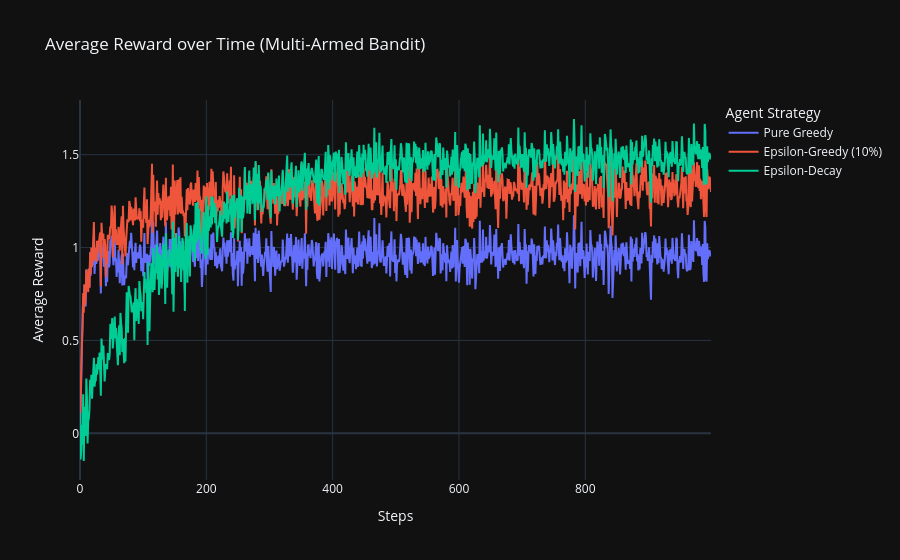

Notebook source saved alongside this figure:
### Markdown cell above
# Analysis

### Code cell
fig_reward = go.Figure()

for name, df in experiments.items():
    fig_reward.add_trace(go.Scatter(
        y=df['Average_Reward'],
        mode='lines',
        name=name,
        line=dict(width=2)
    ))

fig_reward.update_layout(
    title="Average Reward over Time (Multi-Armed Bandit)",
    xaxis_title="Steps",
    yaxis_title="Average Reward",
    legend_title="Agent Strategy",
    hovermode="x unified" # This is the magic Plotly setting that shows all values on hover!
)

fig_reward.show()

### Figure 1 — Plotly figure (JSON) as saved in the notebook; plotly's stock layout.template omitted (floating-point values rounded to 4 significant figures; data arrays with more than 128 entries replaced by an {"elided": "..."} marker saying what was removed)
{"data": [{"line": {"width": 2}, "mode": "lines", "name": "Pure Greedy", "type": "scatter", "y": {"elided": "1000 float values"}}, {"line": {"width": 2}, "mode": "lines", "name": "Epsilon-Greedy (10%)", "type": "scatter", "y": {"elided": "1000 float values"}}, {"line": {"width": 2}, "mode": "lines", "name": "Epsilon-Decay", "type": "scatter", "y": {"elided": "1000 float values"}}], "layout": {"hovermode": "x unified", "legend": {"title": {"text": "Agent Strategy"}}, "title": {"text": "Average Reward over Time (Multi-Armed Bandit)"}, "xaxis": {"title": {"text": "Steps"}}, "yaxis": {"title": {"text": "Average Reward"}}}}
